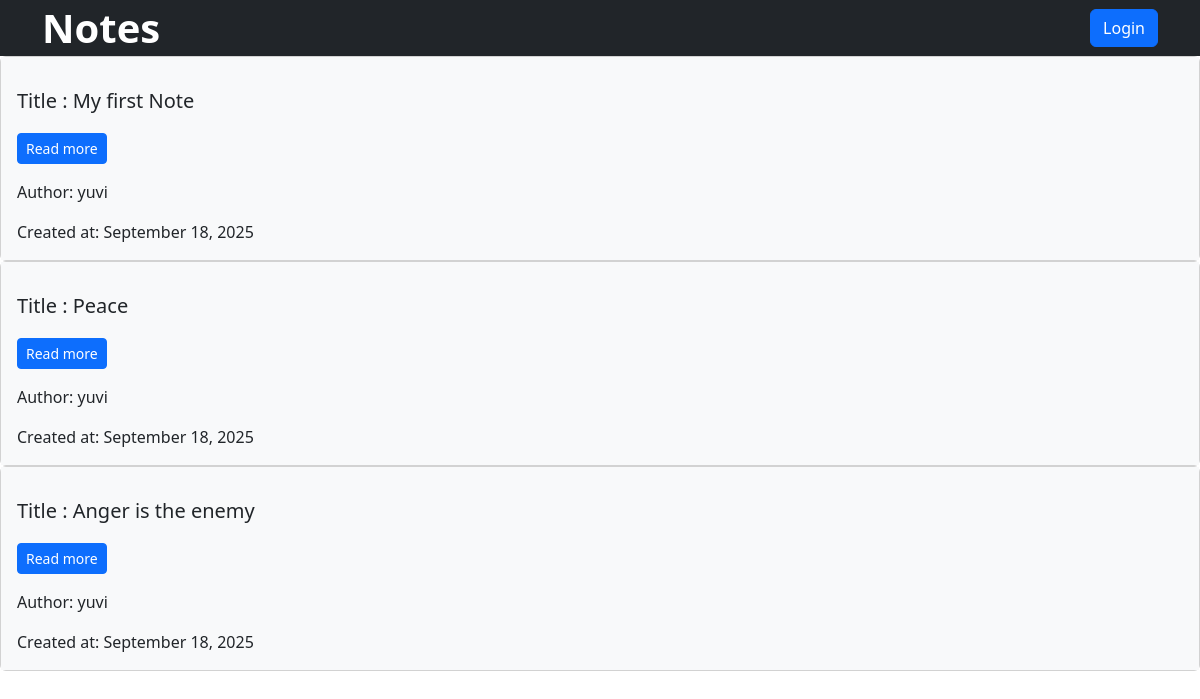
/notes/, run on an earlier commit of the app's database.
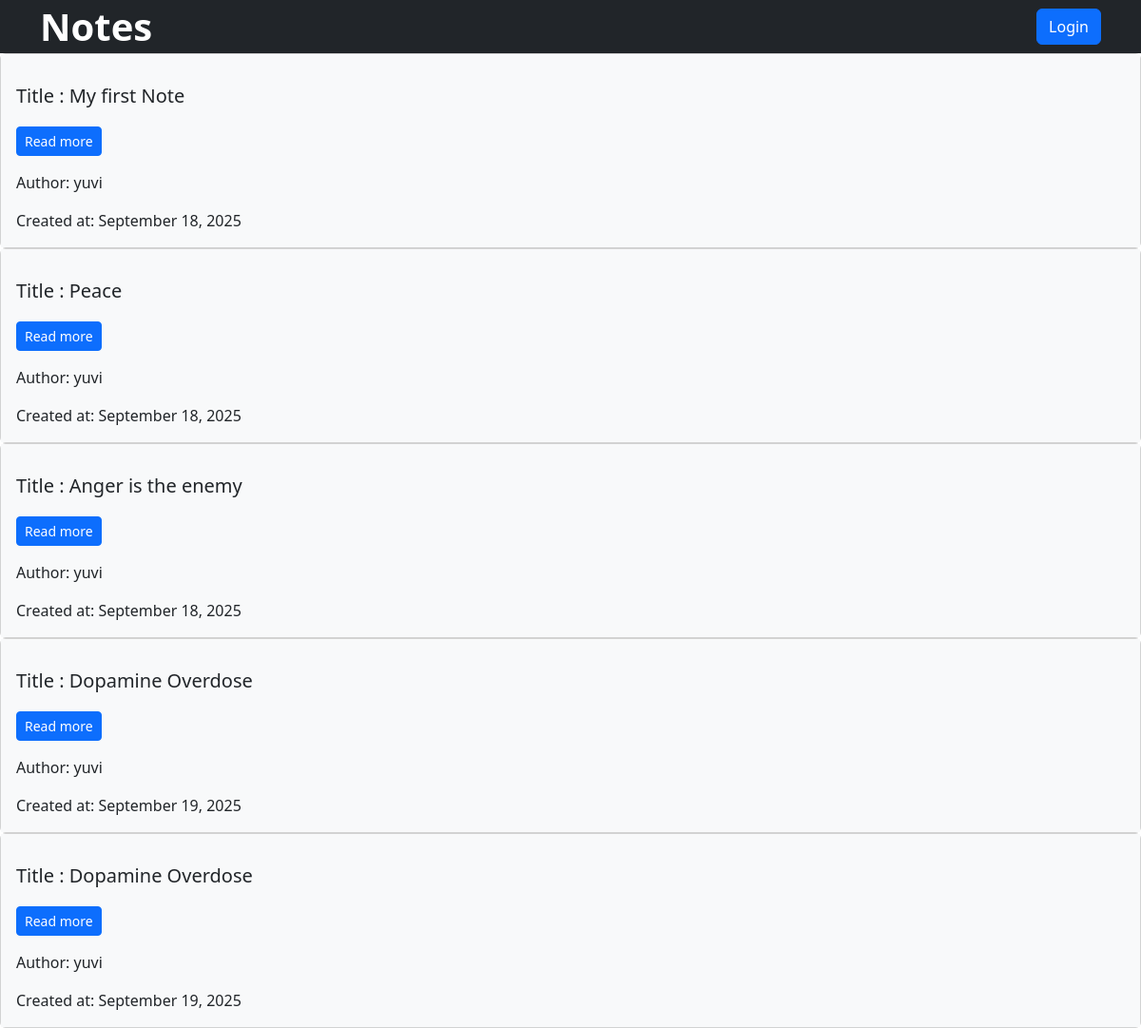
And on a later commit of the database.
### notes/models.py (models this page shows, shortened)
class Note(models.Model):
    title = models.CharField(max_length=200)
    content = models.TextField()
    user = models.ForeignKey('users.CustomUser', on_delete=models.CASCADE)
    created_at = models.DateTimeField(auto_now_add=True)
    updated_at = models.DateTimeField(auto_now=True)

### users/models.py (models this page shows)
class CustomUser(AbstractUser):
    age = models.PositiveIntegerField(null=True, blank=True)
    bio = models.TextField(null=True, blank=True)
    def __str__(self):
        return self.username

### notes/views.py (the view)
# urls.py: path('notes/', NotesListView.as_view(), name='notes'),
class NotesListView(ListView):
    template_name = 'notes.html'
    context_object_name = 'notes'
    model = Note

### templates/notes.html
{% extends '_base.html' %}
{% block content %}
    {% for note in notes %}
        <div class="card">
            <div class="card-body bg-light text-dark p-3">
               <p><h5 class="card-title mb-3">Title : {{ note.title }}</h5><a class="btn btn-primary btn-sm mt-1" href="{% url 'note-detail' note.pk %}">Read more</a></p>
                <p class="card-text">Author: {{ note.user }}</p>
                <p class="card-text">Created at: {{ note.created_at|date:"F d, Y" }}</p>
            </div>
        </div>
    {% endfor %}
{% endblock content %}

### templates/_base.html (shortened to what this page needs)
<!DOCTYPE html>
<html lang="en">
<head>
    <link href="https://cdn.jsdelivr.net/npm/bootstrap@5.3.8/dist/css/bootstrap.min.css" rel="stylesheet">
</head>
<body>
    <header class="p-1 bg-dark text-white">
        <div class="container d-flex justify-content-between align-items-center">
            <h1 class="m-0">
            <a href="{% url 'home' %}" class="text-white text-decoration-none fw-bold fs-1">Notes</a>
            </h1>
            {% if user.is_authenticated %}
            <form action="{% url 'logout' %}" method="post" class="d-inline">
                {% csrf_token %}
                <button type="submit" class="btn btn-primary">Logout</button>
            </form>
            {% else %}
            <a href="{% url 'login' %}" class="btn btn-primary">Login</a>
            {% endif %}
        </div>
    </header>
    <div>
    {% block content %}
    {% endblock content %}
    </div>
</body>
</html>

What changed in the data, as far as the page shows it:
added Note: title "Dopamine Overdose", user "yuvi", created_at "September 19, 2025"
added Note: title "Dopamine Overdose", user "yuvi", created_at "September 19, 2025"
